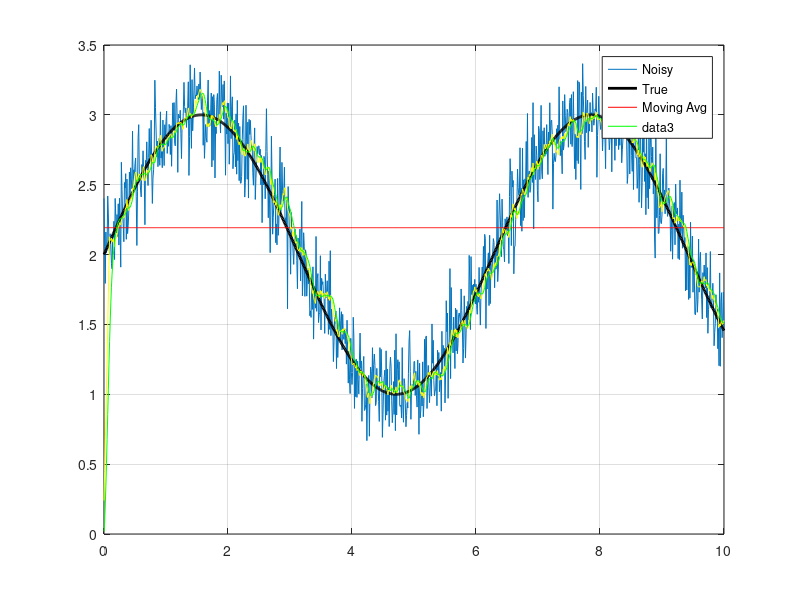

MATLAB code for this plot:
%% Test signal
t = 0:0.01:10;
true_signal = sin(t)+2;
noise = 0.2 * randn(size(t));

noisy_signal = true_signal + noise;

plot(t, noisy_signal);
hold on;
plot(t, true_signal, 'k', 'LineWidth', 2), grid on, hold on;
legend('Noisy', 'True');

%% average filter  
average = sum(noisy_signal)/ length(t);
plot(t, average * ones(1, length(t)), 'r');

%% moving average

windowSize = 10;
b = (1/windowSize)*ones(1,windowSize);
a = 1;
filtered_signal = filter(b, a, noisy_signal);

plot(t, filtered_signal, 'y');
legend('Noisy', 'True', 'Moving Avg');

%% low pass filter

fs = 100; % Sampling frequency
fc = 3;   % Cut-off frequency
[b, a] = butter(2, fc/(fs/2)); % 2nd-order filter
low_passed = filter(b, a, noisy_signal);
plot(t, low_passed, 'g');
